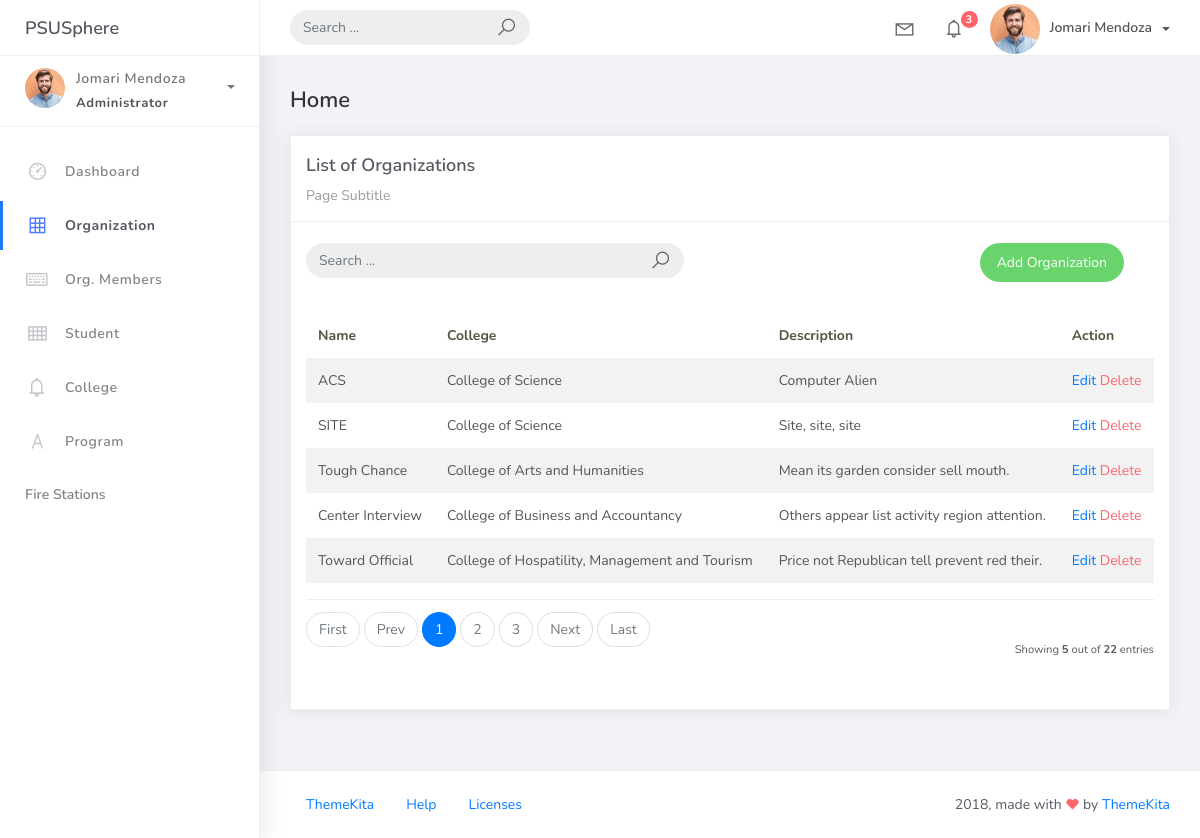
Screenshot of /organization_list with the database file from the repository.
### studentorg/models.py (models this page shows, shortened)
class BaseModel(models.Model):
    created_at = models.DateTimeField(auto_now_add=True, db_index=True)
    updated_at = models.DateTimeField(auto_now=True)
    class Meta:
        abstract = True

class Organization(BaseModel):
    name = models.CharField(max_length=150)
    college = models.ForeignKey(College, on_delete=models.CASCADE)
    description = models.CharField(max_length=500)

class College(BaseModel):
    college_name = models.CharField(max_length=150)
    def __str__(self):
        return self.college_name

### studentorg/views.py (the view)
# urls.py: path("organization_list", OrganizationList.as_view(), name="organization-list"),
class OrganizationList(ListView):
    model = Organization
    context_object_name = "organization"
    template_name = "org_list.html"
    paginate_by = 5
    def get_queryset(self, *args, **kwargs):
        qs = super(OrganizationList, self).get_queryset(*args, **kwargs)
        if self.request.GET.get("q") != None:
            query = self.request.GET.get("q")
            qs = qs.filter(Q(name__icontains=query) | Q(description__icontains=query))
        return qs

### templates/org_list.html
{% extends 'base.html' %}
{% load static %}
{% block content %}
  <div class="content">
    <div class="container-fluid">
      <h4 class="page-title">Home</h4>
      <div class="row">
        <div class="col-md-12">
          <div class="card">
            <div class="card-header">
              <div class="card-title">List of Organizations</div>
              <div class="card-category">Page Subtitle</div>
            </div>
            <br />
            <div class="col-md-12 row">
              <div class="col-md-6">
                <form class="navbar-left navbar-form nav-search mr-md-3" action="{% url 'organization-list' %}">
                  <div class="input-group">
                    <input type="text" placeholder="Search ..." class="form-control" name="q" />
                    <div class="input-group-append">
                      <span class="input-group-text"><i class="la la-search search-icon"></i></span>
                    </div>
                  </div>
                </form>
              </div>
              <div class="col-md-6">
                <div class="pull-right">
                  <a href="{% url 'organization-add' %}" class="btn btn-success btn-rounded">Add Organization</a>
                </div>
              </div>
            </div>
            <div class="card-body">
              <table class="table table-striped mt-3">
                <thead>
                  <tr>
                    <th scope="col">Name</th>
                    <th scope="col">College</th>
                    <th scope="col">Description</th>
                    <th scope="col">Action</th>
                  </tr>
                </thead>
                <tbody>
                  {% for object in object_list %}
                    <tr>
                      <td>{{ object.name }}</td>
                      <td>{{ object.college }}</td>
                      <td>{{ object.description }}</td>
                      <td>
                        <a href="organization_list/{{ object.id }}">Edit</a>
                        <a href="organization_list/{{ object.id }}/delete" class="text-danger">Delete</a>
                      </td>
                    </tr>
                    {% empty %}
                    <tr>
                      <td colspan="4" style="text-align: center">
                        <p class="text-sm font-weight-bold mb-0">No Records Found</p>
                      </td>
                    </tr>
                  {% endfor %}
                </tbody>
              </table>
              {% include 'includes/pagination.html' %}
            </div>
          </div>
        </div>
      </div>
    </div>
  </div>
{% endblock %}

### rows the page displays
Organization: name "ACS", college "College of Science", description "Computer Alien"
Organization: name "SITE", college "College of Science", description "Site, site, site"
Organization: name "Tough Chance", college "College of Arts and Humanities", description "Mean its garden consider sell mouth."
Organization: name "Center Interview", college "College of Business and Accountancy", description "Others appear list activity region attention."
Organization: name "Toward Official", college "College of Hospatility, Management and Tourism", description "Price not Republican tell prevent red their."

### other values shown
{{ page_num }} "1"
{{ page_num }} "2" "3"
{{ object_list.count }} "5"
{{ paginator.count }} "22"
